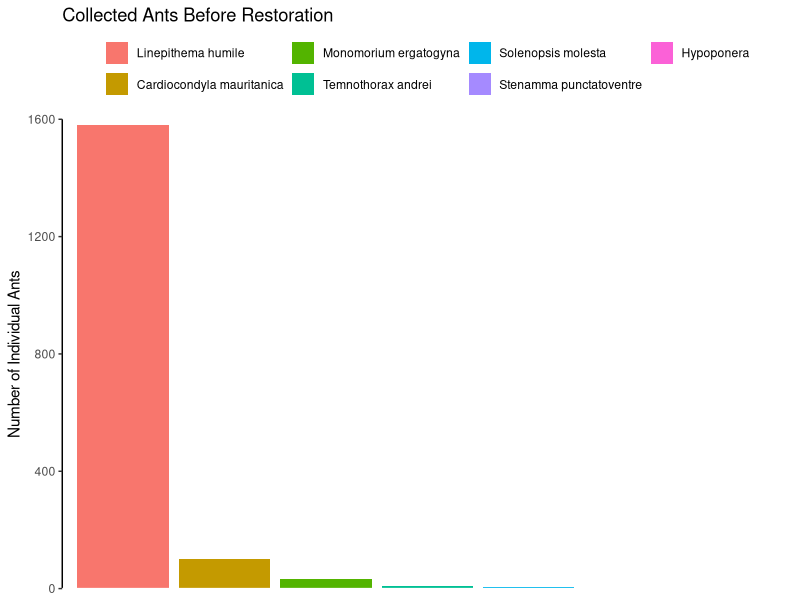
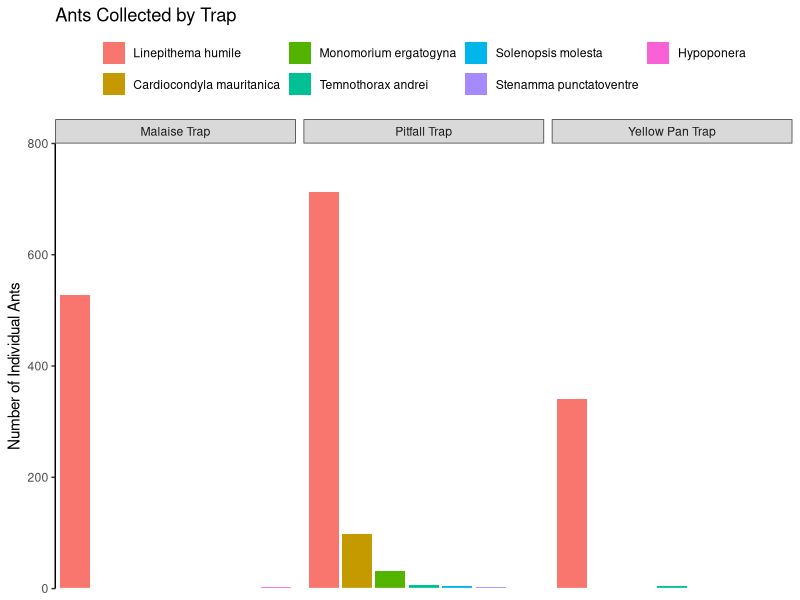
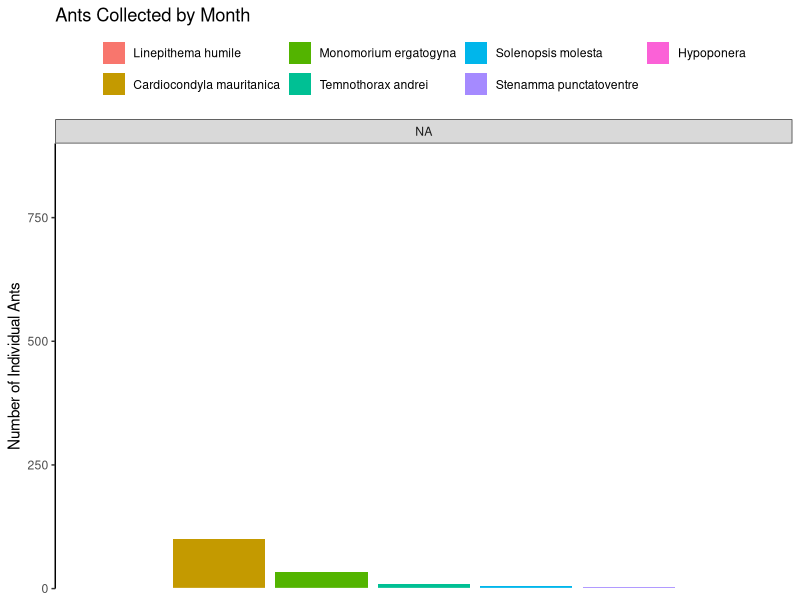
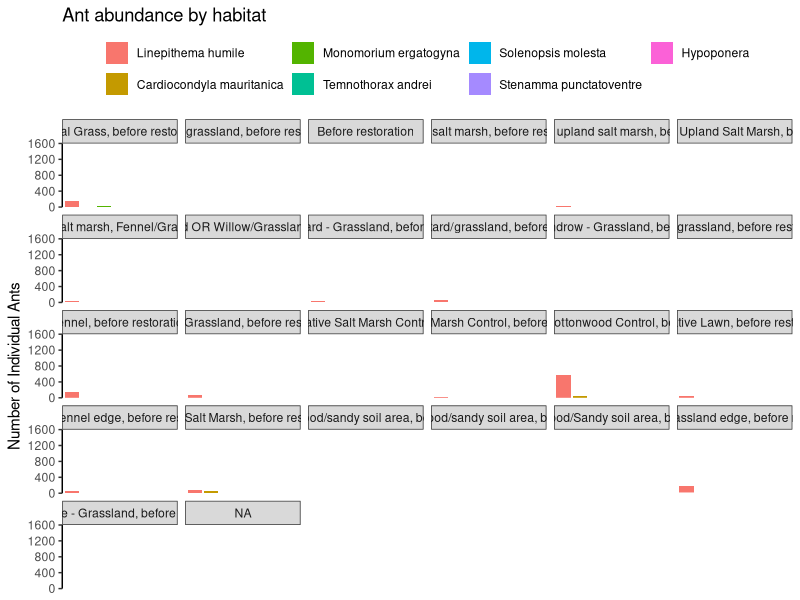
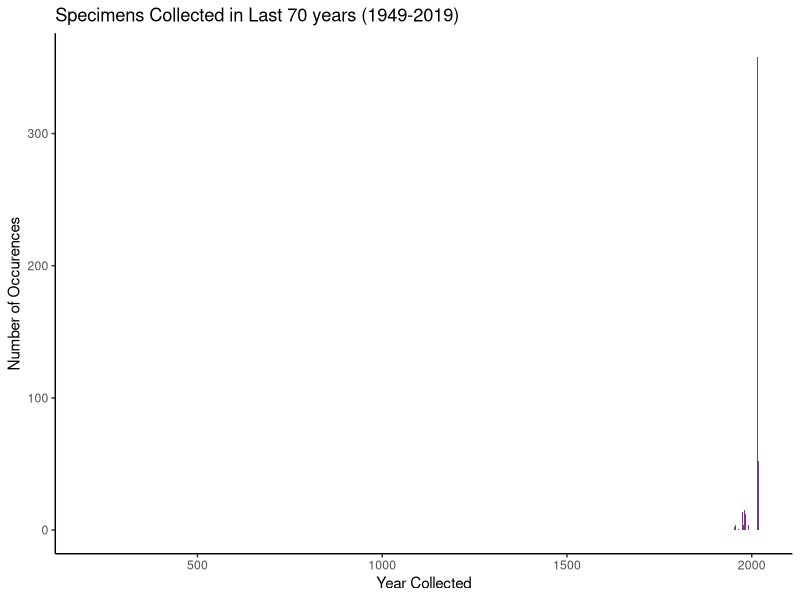

Write the R code that produced these figures, in order.
## ---- chunk 1
knitr::opts_chunk$set(echo = TRUE)
## ---- chunk 2
library(tidyverse)
library(RColorBrewer)
library(forcats)
library(lubridate)
library(dbplyr)
## ---- chunk 3
allsbcoants<- read_csv("newestsbcoants.csv")


#make df way less obnoxious
antssimple <-allsbcoants %>%
#selecting columns to keep for data analysis
  select(
    order, family, scientificName, year, month, eventDate, verbatimEventDate, samplingProtocol, habitat, country, stateProvince, county, municipality, decimalLatitude, decimalLongitude, recordedBy, individualCount)

#puts months in order numerically and abbr
antssimple$month = factor(antssimple$month, levels = month.name, labels = month.abb)

#sum of all individual ants from NCOS
sumant <- sum(antssimple$individualCount, na.rm = FALSE)

antsncos<-antssimple %>%
#excluded anything that doesnt have UCSB Arthropod Survey
  filter(recordedBy =="UCSB Arthropod Survey")%>%
#exluded anything that doesn't have a genera level determination
  filter(scientificName !="Formicidae")%>%
#filters out Monomorium not identified to species
  filter(scientificName !="Monomorium")%>%
#filters out Temnothorax not identified to species
  filter(scientificName !="Temnothorax")

#Filters out ants not identified to genus
antssimplegenera<-antssimple%>%
  filter(scientificName !="Formicidae")%>%
  filter(scientificName !="Myrmicinae")

#sum of all ants in ncos
sumantncos <- sum(antsncos$individualCount, na.rm = FALSE)

#this is just scientific names and individual count dataframe
antstotalncos<-antsncos %>%
  select(scientificName, individualCount)

#Temnothorax dataframe only, NCOS
temno<-antstotalncos%>%
  filter(scientificName == "Temnothorax")
#sum of individual Temnothorax
sumtemno<-sum(temno$individualCount)

#L. humile dataframe only, NCOS
lhumile<-antstotalncos%>%
  filter(scientificName=="Linepithema humile")
#sum of individual L. humile
sumlhumile<-sum(lhumile$individualCount)

#Solenopsis dataframe only, NCOS
solenopsis<-antstotalncos%>%
  filter(scientificName=="Solenopsis")
#sum of individual Solenopsis
sumsol<-sum(solenopsis$individualCount)

#Monomorium dataframe only, NCOS
mono<-antstotalncos%>%
  filter(scientificName=="Monomorium")
#sum of individual Monomorium
summono<-sum(mono$individualCount)

#Hypoponera dataframe only, NCOS
hypo<-antstotalncos%>%
  filter(scientificName=="Hypoponera")
#sum of individual Hypoponera
sumhypo<-sum(hypo$individualCount)

## ---- chunk 4
#Graph of each genus of ant with actual counts

scinameabund<- ggplot(mutate
                     (antsncos, scientificName = fct_infreq(scientificName))) + 
  geom_bar(
    aes(x = scientificName, fill= scientificName, weight=individualCount))+
  labs(x="Scientific Name", y="Number of Individual Ants", title = "Collected Ants Before Restoration") +
  theme_bw()+
  theme(legend.position = "top",
        legend.title = element_blank(),
        panel.border = element_blank(), 
        panel.grid.major = element_blank(),
        panel.grid.minor = element_blank(),
        axis.line.x = element_line(colour = "white"),
        axis.line.y = element_line(color = "black"),
        axis.title.x=element_blank(),
        axis.text.x=element_blank(),
        axis.ticks.x=element_blank())+
  scale_y_continuous(expand = c(0,0), limits = c(0,1600))

scinameabund
########################################################################################
#Bar plot of trap type with actual counts

traptype <- scinameabund + facet_wrap(~samplingProtocol) +labs(title = "Ants Collected by Trap")+
  scale_y_continuous(expand = c(0,0), limits = c(0,800))
traptype

########################################################################################
#Plot of ants by month

yearant <- scinameabund + facet_wrap(~month) + labs(title = "Ants Collected by Month")+
  scale_y_continuous(expand = c(0,0), limits = c(0,900))
yearant

#######################################################################################
#Habitats need to be condensed

habant <- scinameabund + facet_wrap(~habitat) + labs(title = "Ant abundance by habitat")
habant

#######################################################################################
#Histogram of ant occurences and genus

ggplot(antssimplegenera, aes(x = year)) +
      geom_histogram(position = "identity", binwidth=0.75, na.rm = FALSE, show.legend = FALSE, fill="mediumorchid4")+
  theme_bw()+
  theme(panel.border = element_blank(), 
        panel.grid.major = element_blank(),
        panel.grid.minor = element_blank(),
        axis.line = element_line(color = "black"))+
  labs(x= "Year Collected", y= "Number of Occurences", title = "Specimens Collected in Last 70 years (1949-2019)")

#######################################################################################
